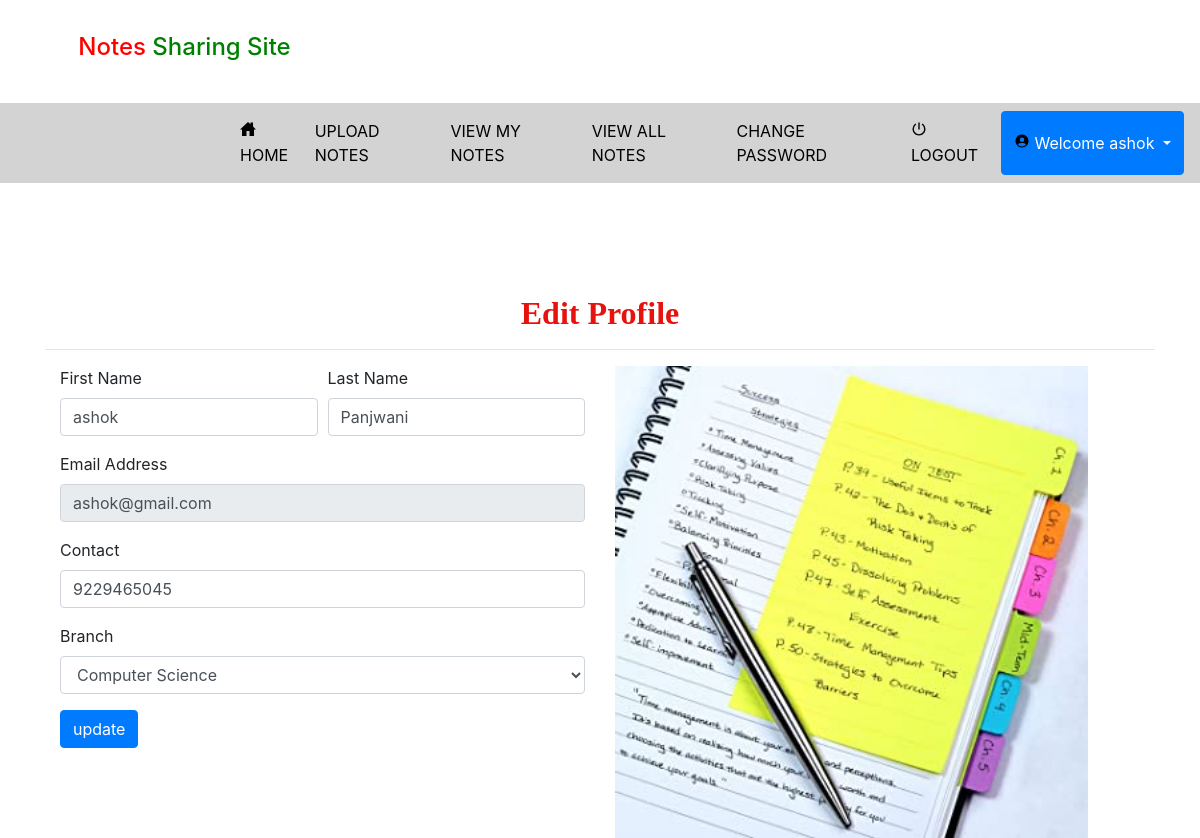
/edit_profile (signed in), run on the app's committed database.
### notes/models.py (models this page shows, shortened)
class Signup(models.Model):
    user = models.ForeignKey(User, on_delete=models.CASCADE, null=True)
    contact = models.CharField(max_length=10, null=True)
    branch = models.CharField(max_length=30, null=True)
    role = models.CharField(max_length=15, null=True)

### notes/views.py (the view, shortened to what this page needs)
# urls.py: path('edit_profile', Edit_profile, name="edit_profile"),
def Edit_profile(request):
    if not request.user.is_authenticated:
        return redirect('login')
    error = False
    user=User.objects.get(id=request.user.id)
    pro = Signup.objects.get(user=user)
    d = {'error':error,'pro':pro}
    return render(request, 'edit_profile.html',d)

### notes/templates/edit_profile.html (shortened to what this page needs)
{% extends 'usernavigation.html' %}
{% block body %}
{% load static %}
<div class="container">
    <h2 style="font-weight:bold;font-family : 'Monotype Corsiva' ; color : #E6120E ;margin-top:10%" align="center">Edit Profile</h2><hr>
<div class="container-fluid" style="">
    <div class="row">
        <div class="col-md-6">
            <form method="post" action="" enctype="multipart/form-data">
    <div class="form-row">
    <div class="form-group col-md-6">
      <label>First Name</label>
      <input type="text" class="form-control" value="{{pro.user.first_name}}" name="fname">
    </div>
    <div class="form-group col-md-6">
      <label>Last Name</label>
      <input type="text" class="form-control" name="lname" value="{{pro.user.last_name}}">
    </div>
  </div>
    <div class="form-row">
    <div class="form-group col-md-12">
      <label>Email Address</label>
      <input type="text" class="form-control" name="uname" value="{{pro.user.username}}"  readonly>
    </div>
  </div>
 <div class="form-row">
    <div class="form-group col-md-12">
    <label>Contact</label>
    <input type="text" class="form-control" value="{{pro.contact}}" name="contact">
  </div>
        </div>
  <div class="form-row">
    <div class="form-group col-md-12">
    <label for="exampleInputPassword1">Branch</label>
    <select name = branch class="form-control" required>
<option value="Computer Science">Computer Science</option>
</select>
  </div>
        </div>
  <button type="submit" class="btn btn-primary" style="margin-bottom:5%">update</button>
</form>
        </div>
        <div class="col-md-6">
            <img src="{% static 'images/notes1.jpg' %}" style="width:90%">
        </div>
    </div>
</div>
</div>
{% endblock %}

### notes/templates/usernavigation.html (shortened to what this page needs)
<!DOCTYPE html>
<html lang="en">
<head>
    {% load static %}
     <link rel="stylesheet" href="https://maxcdn.bootstrapcdn.com/bootstrap/4.0.0/css/bootstrap.min.css">
  <link rel = stylesheet href = "//cdn.datatables.net/1.10.19/css/jquery.dataTables.min.css">
<link rel="stylesheet" href="https://cdnjs.cloudflare.com/ajax/libs/font-awesome/4.7.0/css/font-awesome.min.css">
</head>
<body>
<div class="container">
    <h4 style="padding:3%"><span style="color:red">Notes</span> <span style="color:green"> Sharing Site</span></h4>
</div>
<nav class="navbar navbar-expand-sm" style="background-color:lightgrey">
  <ul class="navbar-nav">
   <li class="nav-item">
      <a class="nav-link" href="{% url 'home' %}" style="color:black;margin-left:200px"><ion-icon style="margin-right:2px" name="home-sharp"></ion-icon>HOME</a>
    </li>
    <li class="nav-item">
      <a class="nav-link" href="{% url 'upload_notes' %}" style="color:black">UPLOAD NOTES</a>
    </li>
    <li class="nav-item">
      <a class="nav-link" href="{% url 'view_mynotes' %}" style="color:black">VIEW MY NOTES</a>
    </li>
    <li class="nav-item">
      <a class="nav-link" href="{% url 'viewallnotesuser' %}" style="color:black">VIEW ALL NOTES</a>
    </li>
    <li class="nav-item">
      <a class="nav-link" href="{% url 'change_password' %}" style="color:black">CHANGE PASSWORD</a>
    </li>
   <li> <a class="nav-link" href="{% url 'logout' %}" style="color:black"><ion-icon style="margin-right:2px" name="power-sharp"></ion-icon>LOGOUT</a>
    </li>
      <div class="btn-group">
  <button type="button" class="btn btn-primary dropdown-toggle" data-toggle="dropdown" aria-haspopup="true" aria-expanded="false">
    <ion-icon style="margin-right:4px;color:black" name="person-circle-sharp"></ion-icon>Welcome {{request.user.first_name}}
  </button>
</div>
    </ul>
</nav>
{% block body %}
{% endblock %}
</body></html>

### notes/templates/usernavigation.html (style rules this page uses)
* { box-sizing: border-box; }

### data on the page
Signup: fname "ashok", lname "Panjwani", uname "ashok@gmail.com", contact "9229465045"

### other printed values
{{ request.user.first_name }} "ashok"
